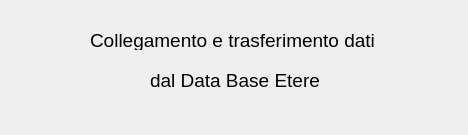
<?xml version="1.0" encoding="UTF-8"?>
<ui version="4.0">
 <class>ConnectDialog</class>
 <widget class="QMainWindow" name="ConnectDialog">
  <property name="geometry">
   <rect>
    <x>0</x>
    <y>0</y>
    <width>468</width>
    <height>135</height>
   </rect>
  </property>
  <property name="windowTitle">
   <string>MainWindow</string>
  </property>
  <widget class="QWidget" name="centralwidget">
   <widget class="QLabel" name="label_2">
    <property name="geometry">
     <rect>
      <x>150</x>
      <y>70</y>
      <width>171</width>
      <height>20</height>
     </rect>
    </property>
    <property name="font">
     <font>
      <pointsize>14</pointsize>
     </font>
    </property>
    <property name="text">
     <string>dal Data Base Etere</string>
    </property>
   </widget>
   <widget class="QLabel" name="label">
    <property name="geometry">
     <rect>
      <x>90</x>
      <y>30</y>
      <width>301</width>
      <height>20</height>
     </rect>
    </property>
    <property name="font">
     <font>
      <pointsize>14</pointsize>
     </font>
    </property>
    <property name="text">
     <string>Collegamento e trasferimento dati</string>
    </property>
   </widget>
  </widget>
 </widget>
 <resources/>
 <connections/>
</ui>
